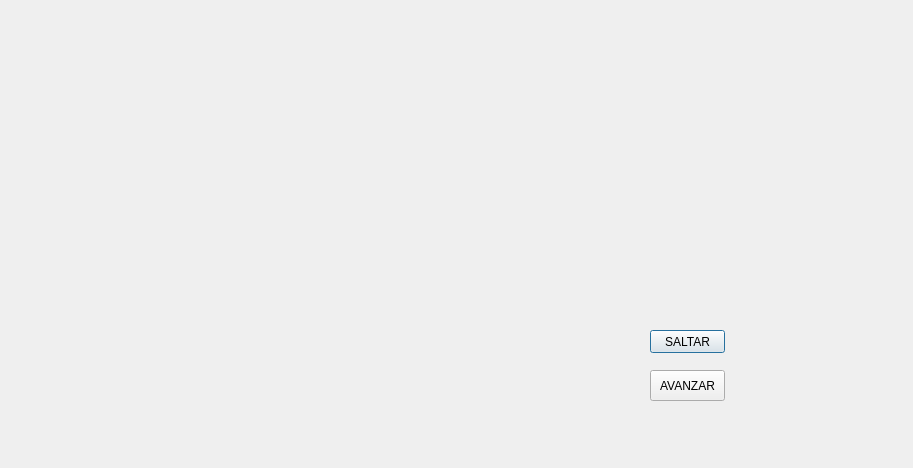
<?xml version="1.0" encoding="UTF-8"?>
<ui version="4.0">
 <class>Dialog</class>
 <widget class="QDialog" name="Dialog">
  <property name="geometry">
   <rect>
    <x>0</x>
    <y>0</y>
    <width>913</width>
    <height>468</height>
   </rect>
  </property>
  <property name="windowTitle">
   <string>Dialog</string>
  </property>
  <widget class="QStackedWidget" name="stackedWidget">
   <property name="geometry">
    <rect>
     <x>20</x>
     <y>10</y>
     <width>871</width>
     <height>441</height>
    </rect>
   </property>
   <widget class="QWidget" name="principal">
    <widget class="QPushButton" name="SELECCION_FILAS_COLUMNAS">
     <property name="geometry">
      <rect>
       <x>630</x>
       <y>320</y>
       <width>75</width>
       <height>23</height>
      </rect>
     </property>
     <property name="text">
      <string>SALTAR</string>
     </property>
    </widget>
    <widget class="QPushButton" name="PASO_AVANCE">
     <property name="geometry">
      <rect>
       <x>630</x>
       <y>360</y>
       <width>75</width>
       <height>31</height>
      </rect>
     </property>
     <property name="text">
      <string>AVANZAR</string>
     </property>
    </widget>
   </widget>
   <widget class="QWidget" name="Seleccion">
    <widget class="QTableWidget" name="Bloques">
     <property name="geometry">
      <rect>
       <x>30</x>
       <y>20</y>
       <width>351</width>
       <height>361</height>
      </rect>
     </property>
     <attribute name="horizontalHeaderDefaultSectionSize">
      <number>169</number>
     </attribute>
     <attribute name="horizontalHeaderStretchLastSection">
      <bool>true</bool>
     </attribute>
     <column>
      <property name="text">
       <string>NOMBRE</string>
      </property>
     </column>
     <column>
      <property name="text">
       <string>ESTADO</string>
      </property>
     </column>
    </widget>
    <widget class="QPushButton" name="Avanzar">
     <property name="geometry">
      <rect>
       <x>770</x>
       <y>400</y>
       <width>75</width>
       <height>23</height>
      </rect>
     </property>
     <property name="text">
      <string>Avanzar</string>
     </property>
    </widget>
    <widget class="QPushButton" name="Retroceder">
     <property name="geometry">
      <rect>
       <x>30</x>
       <y>400</y>
       <width>75</width>
       <height>23</height>
      </rect>
     </property>
     <property name="text">
      <string>Retroceder</string>
     </property>
    </widget>
    <widget class="QTableWidget" name="Pasos">
     <property name="geometry">
      <rect>
       <x>390</x>
       <y>20</y>
       <width>461</width>
       <height>361</height>
      </rect>
     </property>
     <attribute name="horizontalHeaderDefaultSectionSize">
      <number>148</number>
     </attribute>
     <attribute name="horizontalHeaderStretchLastSection">
      <bool>true</bool>
     </attribute>
     <column>
      <property name="text">
       <string>NOMBRE</string>
      </property>
     </column>
     <column>
      <property name="text">
       <string>ESTADO</string>
      </property>
     </column>
     <column>
      <property name="text">
       <string>COMANDO</string>
      </property>
     </column>
    </widget>
   </widget>
  </widget>
 </widget>
 <resources/>
 <connections/>
</ui>
